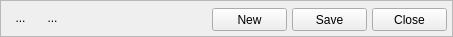
  <widget class="QFrame" name="frameButtons">
   <property name="geometry">
    <rect>
     <x>8</x>
     <y>588</y>
     <width>453</width>
     <height>37</height>
    </rect>
   </property>
   <property name="frameShape">
    <enum>QFrame::StyledPanel</enum>
   </property>
   <property name="frameShadow">
    <enum>QFrame::Raised</enum>
   </property>
   <widget class="QPushButton" name="btnSave">
    <property name="geometry">
     <rect>
      <x>292</x>
      <y>8</y>
      <width>75</width>
      <height>23</height>
     </rect>
    </property>
    <property name="toolTip">
     <string>Save this project</string>
    </property>
    <property name="text">
     <string>Save</string>
    </property>
   </widget>
   <widget class="QPushButton" name="btnCancel">
    <property name="geometry">
     <rect>
      <x>372</x>
      <y>8</y>
      <width>75</width>
      <height>23</height>
     </rect>
    </property>
    <property name="text">
     <string>Close</string>
    </property>
   </widget>
   <widget class="QPushButton" name="btnNew">
    <property name="geometry">
     <rect>
      <x>212</x>
      <y>8</y>
      <width>75</width>
      <height>23</height>
     </rect>
    </property>
    <property name="toolTip">
     <string>Clear current project to create new one !</string>
    </property>
    <property name="text">
     <string>New</string>
    </property>
   </widget>
   <widget class="QToolButton" name="btnBack">
    <property name="geometry">
     <rect>
      <x>8</x>
      <y>8</y>
      <width>25</width>
      <height>19</height>
     </rect>
    </property>
    <property name="toolTip">
     <string>Go to previous page</string>
    </property>
    <property name="text">
     <string>...</string>
    </property>
    <property name="icon">
     <iconset resource="hbide.qrc">
      <normaloff>:/resources/dc_left.png</normaloff>:/resources/dc_left.png</iconset>
    </property>
    <property name="autoRaise">
     <bool>true</bool>
    </property>
   </widget>
   <widget class="QToolButton" name="btnNext">
    <property name="geometry">
     <rect>
      <x>40</x>
      <y>8</y>
      <width>25</width>
      <height>19</height>
     </rect>
    </property>
    <property name="toolTip">
     <string>Go to next page</string>
    </property>
    <property name="text">
     <string>...</string>
    </property>
    <property name="icon">
     <iconset resource="hbide.qrc">
      <normaloff>:/resources/dc_right.png</normaloff>:/resources/dc_right.png</iconset>
    </property>
    <property name="autoRaise">
     <bool>true</bool>
    </property>
   </widget>
  </widget>
